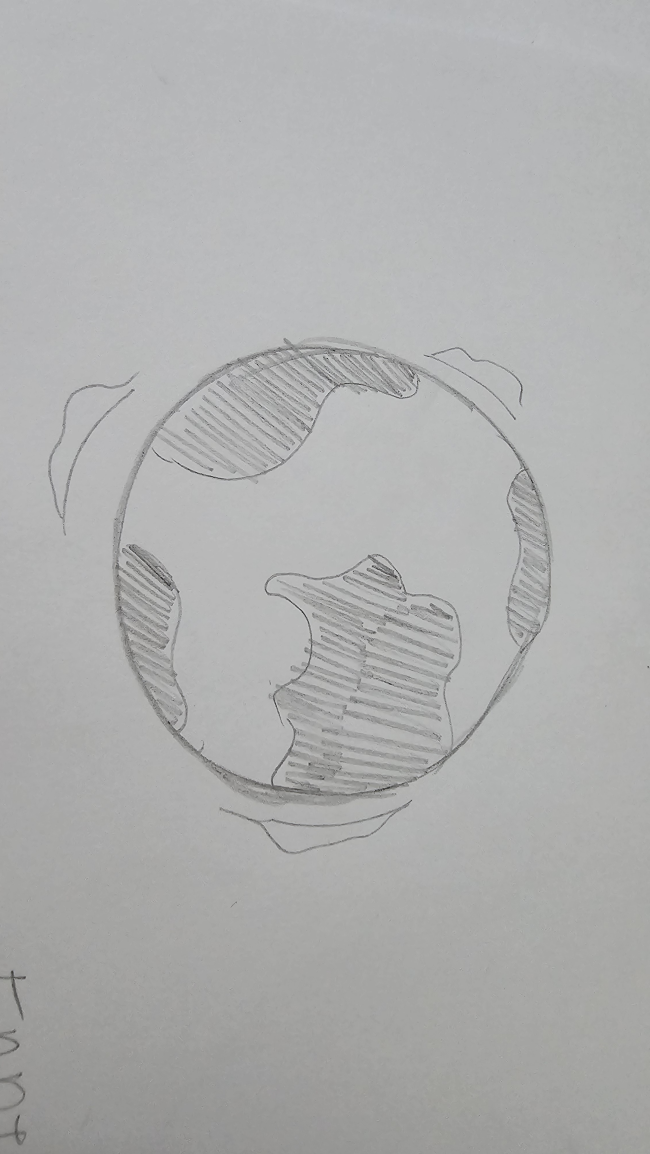
#> input picture SolariaAI/TrainingDataset/earth/eth-1.jpg, 1949 x 3462 px (shown at 1/3 size)
$ python -i clean.py   (imports and definitions only)   (older library calls are emulated)
#> lines starting #> are read from the running program, lines starting #| are printed output that depends on the picture; after the words box and inside, x2 and y2 are one past the last pixel; in counts of white or black regions, pixels touching at a corner belong together
#> further down, picture is the input picture: shape (3462, 1949, 3); mean B, G, R 174.5, 174.7, 174.2
### SolariaAI/solaria_vision/quality.py
from __future__ import annotations

from dataclasses import dataclass

import cv2
import numpy as np

QUALITY_HINTS = {
    "no_drawing_found": "Place a drawing on a light page in view.",
    "too_blurry": "Hold the camera steady and focus on the drawing.",
    "too_dark": "Add light and retake the image.",
    "too_bright": "Reduce glare so the drawing is visible.",
    "low_contrast": "Use darker lines against a light page.",
    "drawing_too_small": "Move closer so the drawing fills more of the frame.",
    "drawing_off_centre": "Move the drawing towards the centre of the frame.",
}


@dataclass(frozen=True)
class QualityConfig:
    min_page_area_ratio: float = 0.2
    min_laplacian_variance: float = 50.0
    min_mean_brightness: float = 35.0
    max_mean_brightness: float = 254.5
    min_contrast: float = 20.0
    min_drawing_area_ratio: float = 0.02
    max_centre_offset: float = 0.3


@dataclass(frozen=True)
class QualityResult:
    passed: bool
    reason_code: str | None
    message: str


def failure(code: str) -> QualityResult:
    return QualityResult(False, code, QUALITY_HINTS[code])


def drawing_mask(gray: np.ndarray) -> np.ndarray:
    # A relative threshold also handles lightly shaded paper; ignore sensor noise.
    background = float(np.percentile(gray, 90))
    return (gray < background - 15).astype(np.uint8)


def evaluate_quality(
    image: np.ndarray,
    page_area_ratio: float = 1.0,
    config: QualityConfig | None = None,
) -> QualityResult:
    config = config or QualityConfig()
    gray = cv2.cvtColor(image, cv2.COLOR_BGR2GRAY)
    brightness = float(gray.mean())
    if brightness < config.min_mean_brightness:
        return failure("too_dark")
    if brightness > config.max_mean_brightness:
        return failure("too_bright")
    mask = drawing_mask(gray)
    ys, xs = np.nonzero(mask)
    if not len(xs):
        return failure("no_drawing_found")
    if float(gray.max()) - float(gray.min()) < config.min_contrast:
        return failure("low_contrast")
    height, width = gray.shape
    area = (int(xs.max()) - int(xs.min()) + 1) * (int(ys.max()) - int(ys.min()) + 1)
    if (
        page_area_ratio < config.min_page_area_ratio
        or area / gray.size < config.min_drawing_area_ratio
    ):
        return failure("drawing_too_small")
    cx, cy = (float(xs.min()) + float(xs.max())) / 2, (float(ys.min()) + float(ys.max())) / 2
    if max(abs(cx / width - 0.5), abs(cy / height - 0.5)) > config.max_centre_offset:
        return failure("drawing_off_centre")
    if float(cv2.Laplacian(gray, cv2.CV_64F).var()) < config.min_laplacian_variance:
        return failure("too_blurry")
    return QualityResult(True, None, "Quality checks passed.")

### SolariaAI/solaria_vision/clean.py
from __future__ import annotations

from dataclasses import dataclass, field
from pathlib import Path

import cv2
import numpy as np

from .quality import QualityConfig, QualityResult, evaluate_quality


@dataclass(frozen=True)
class CleaningConfig:
    output_size: int = 512
    quality: QualityConfig = field(default_factory=QualityConfig)
    debug_dir: str | None = None


@dataclass(frozen=True)
class CleaningResult:
    version: str
    image: np.ndarray | None
    page_corners: tuple[tuple[int, int], ...] | None
    quality: QualityResult


def _page_corners(image: np.ndarray) -> np.ndarray | None:
    gray = cv2.cvtColor(image, cv2.COLOR_BGR2GRAY)
    edges = cv2.Canny(gray, 50, 150)
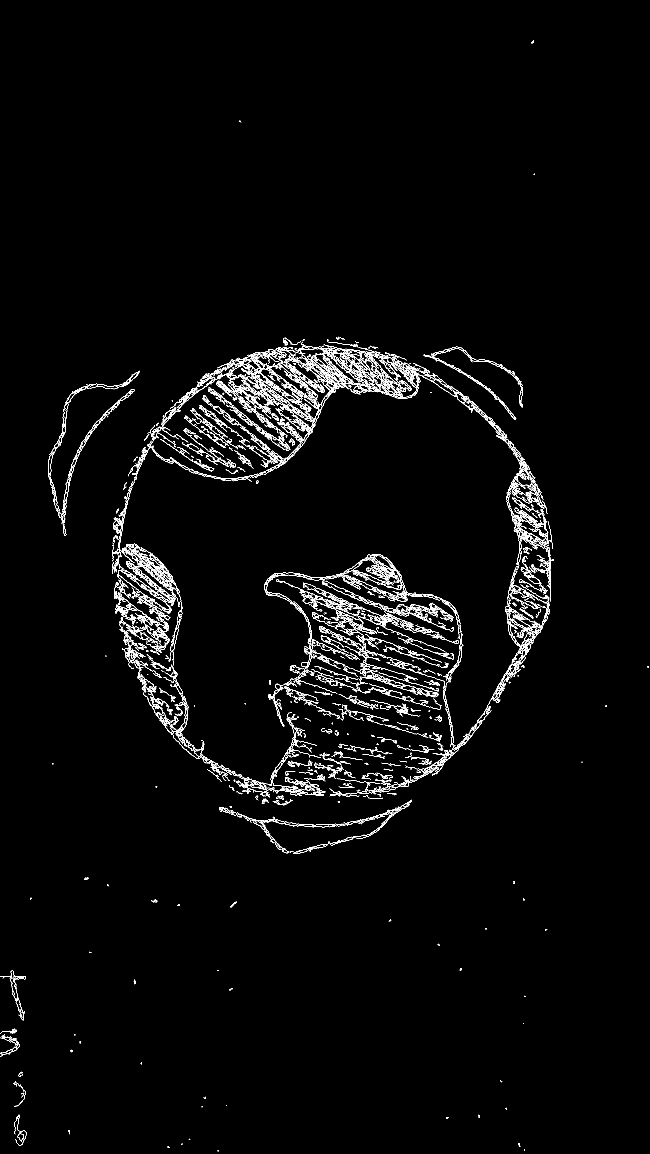
#> edges: shape (3462, 1949) (shown at 1/3 size); 1.8% white in thin lines or dots
    contours, _ = cv2.findContours(edges, cv2.RETR_LIST, cv2.CHAIN_APPROX_SIMPLE)
#> contours = 3040 contours, 2272 with area under 20; largest, box (x1, y1, x2, y2) and area: (838, 1058, 1262, 1325) 6224, (794, 1717, 1009, 1959) 2380, (377, 1632, 549, 1842) 1737, (511, 1324, 916, 1437) 1246, (1130, 1662, 1381, 1879) 1100
    height, width = gray.shape
#> height = 3462; width = 1949
    image_area = float(height * width)
#> image_area = 6747438
    candidates = []
    for contour in contours:
        perimeter = cv2.arcLength(contour, True)
        polygon = cv2.approxPolyDP(contour, 0.03 * perimeter, True)
        area = cv2.contourArea(polygon)
        if len(polygon) == 4 and area >= image_area * 0.35:
            candidates.append((area, polygon.reshape(4, 2)))
#> this loop made 3040 passes
#> (perimeter, area) on passes 33, 35, 43: (200.8, 22.5), (105.9, 39.5), (533, 296)
#> after the loop, candidates = []
    if not candidates:
        return None
    return max(candidates, key=lambda item: item[0])[1].astype(np.float32)


def _normalize_lighting(image: np.ndarray) -> np.ndarray:
    gray = cv2.cvtColor(image, cv2.COLOR_BGR2GRAY)
    height, width = gray.shape
    scale = min(1.0, 256.0 / max(min(height, width), 1))
    small = (
        cv2.resize(
            gray,
            (max(1, round(width * scale)), max(1, round(height * scale))),
            interpolation=cv2.INTER_AREA,
        )
        if scale < 1.0
        else gray
    )
    small_min = min(small.shape)
    kernel_size = max(15, round(small_min * 0.14) | 1)
    kernel = cv2.getStructuringElement(cv2.MORPH_ELLIPSE, (kernel_size, kernel_size))
    closed = cv2.morphologyEx(small, cv2.MORPH_CLOSE, kernel)
    bg_local = cv2.GaussianBlur(closed.astype(np.float32), (0, 0), max(5.0, small_min * 0.10))
    # Paper illumination is an upper envelope of luminance; guarding against large dark
    # regions with an edge-preserving median prevents bright halos on adjacent paper.
    bg_local = np.maximum(bg_local, cv2.medianBlur(small, 3).astype(np.float32))
    paper_ref = float(np.percentile(bg_local, 95))
    bg_safe = np.maximum(bg_local, max(paper_ref * 0.65, 1.0))
    if scale < 1.0:
        bg_safe = cv2.resize(bg_safe, (width, height), interpolation=cv2.INTER_LINEAR)
    bg_eff = 0.75 * bg_safe + 0.25 * max(paper_ref, 1.0)
    target = 222.0 if paper_ref <= 222.0 else min(paper_ref, 230.0)
    gain = np.clip(target / np.maximum(bg_eff, 1.0), 0.88, 2.1)
    max_channel = np.maximum(image.max(axis=2).astype(np.float32), 1.0)
    pixel_gain = np.minimum(gain, 255.0 / max_channel)
    return np.clip(np.round(image.astype(np.float32) * pixel_gain[..., None]), 0, 255).astype(
        np.uint8
    )


def clean_image(image: np.ndarray, config: CleaningConfig | None = None) -> CleaningResult:
    config = config or CleaningConfig()
    corners = _page_corners(image)
    ordered = None
    corrected = image
    page_area_ratio = 1.0
    size = config.output_size
    if corners is not None:
        ordered = np.zeros((4, 2), dtype=np.float32)
        sums = corners.sum(axis=1)
        differences = np.diff(corners, axis=1).ravel()
        ordered[0] = corners[np.argmin(sums)]
        ordered[2] = corners[np.argmax(sums)]
        ordered[1] = corners[np.argmin(differences)]
        ordered[3] = corners[np.argmax(differences)]
        destination = np.array(
            [[0, 0], [size - 1, 0], [size - 1, size - 1], [0, size - 1]],
            dtype=np.float32,
        )
        corrected = cv2.warpPerspective(
            image, cv2.getPerspectiveTransform(ordered, destination), (size, size)
        )
        # Remove the detected page edge before looking for drawing ink.
        margin = max(1, size // 40)
        corrected = corrected[margin:-margin, margin:-margin]
        page_area_ratio = cv2.contourArea(ordered) / float(image.shape[0] * image.shape[1])
    quality = evaluate_quality(corrected, page_area_ratio, config.quality)
#> in evaluate_quality, `brightness = float(gray.mean())`: brightness = 174.6
#> in drawing_mask, `background = float(np.percentile(gray, 90))`: background = 186
#> in drawing_mask, `return (gray < background - 15).astype(np.uint8)`:
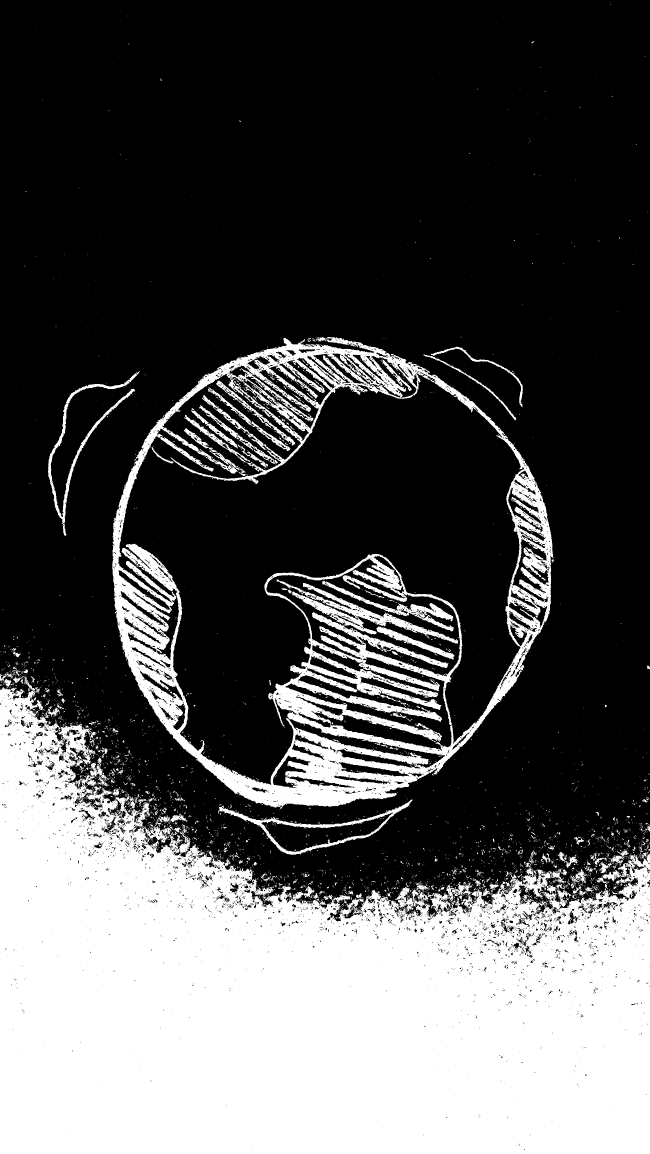
#> returned value: shape (3462, 1949) (shown at 1/3 size); values 0 (black) and 1 (white), 32% white; 4332 white regions (4037 under 20 px), largest, box (x1, y1, x2, y2) and area: (0, 2028, 1949, 3462) 1715383, (337, 1011, 1661, 2427) 360162, (657, 2399, 1237, 2565) 9685
#> in evaluate_quality, `area = (int(xs.max()) - int(xs.min()) + 1) * (int(ys.max()) - int(ys.m..`: area = 6735744
#> in evaluate_quality, `cx, cy = (float(xs.min()) + float(xs.max())) / 2, (float(ys.min()) + f..`: cx = 974; cy = 1733.5
    if quality.passed:
        normalized = _normalize_lighting(corrected)
        interpolation = cv2.INTER_AREA if min(normalized.shape[:2]) > size else cv2.INTER_LINEAR
        corrected = cv2.resize(normalized, (size, size), interpolation=interpolation)
    if config.debug_dir:
        debug = Path(config.debug_dir)
        debug.mkdir(parents=True, exist_ok=True)
        cv2.imwrite(
            str(debug / "edges.png"), cv2.Canny(cv2.cvtColor(image, cv2.COLOR_BGR2GRAY), 50, 150)
        )
        cv2.imwrite(str(debug / "cleaned.png"), corrected)
    return CleaningResult(
        "cleaning_v1",
        corrected if quality.passed else None,
        tuple(tuple(int(value) for value in point) for point in ordered)
        if ordered is not None
        else None,
        quality,
    )

>>> import cv2
>>> picture = cv2.imread('../TrainingDataset/earth/eth-1.jpg')
>>> result = clean_image(picture)

$ run again, on SolariaAI/TrainingDataset/earth/eth-2.jpg
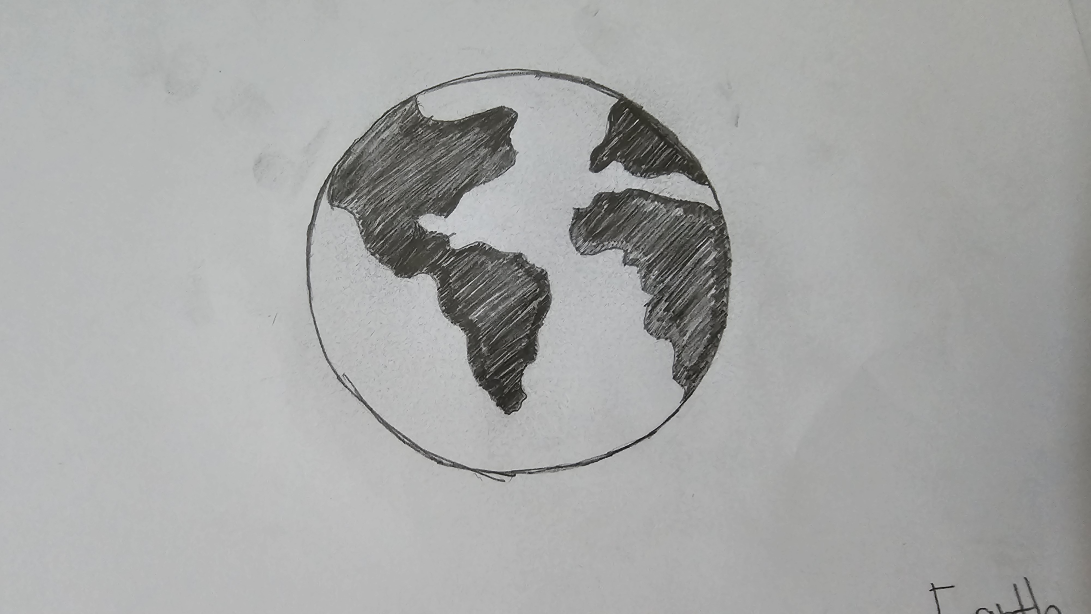
#> input picture SolariaAI/TrainingDataset/earth/eth-2.jpg, 3272 x 1842 px (shown at 1/3 size)
#> picture is the input picture: shape (1842, 3272, 3); mean B, G, R 166.8, 167.7, 166.7
#> in _page_corners, `edges = cv2.Canny(gray, 50, 150)`:
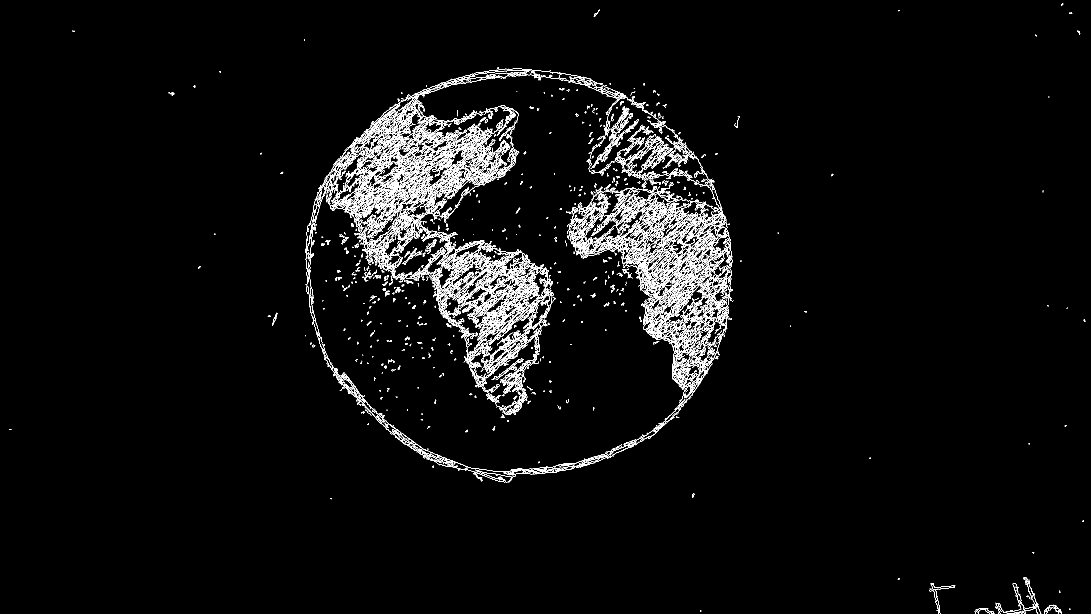
#> edges: shape (1842, 3272) (shown at 1/3 size); 2.6% white in thin lines or dots
#> contours = 4892 contours, 3803 with area under 20; largest, box (x1, y1, x2, y2) and area: (1182, 643, 2172, 1447) 24072, (942, 369, 1455, 696) 13073, (1930, 820, 2057, 1017) 8558, (1308, 768, 1519, 969) 5141, (1468, 844, 1650, 1034) 3852
#> the loop in _page_corners, `for contour in contours:` made 4892 passes
#> (perimeter, area) on passes 5, 23, 26: (122.3, 45.5), (165.8, 127), (146.5, 103)
#> after the loop in _page_corners, `for contour in contours:`: candidates = []
#> brightness = 167.3
#> background = 187
#> in evaluate_quality, `area = (int(xs.max()) - int(xs.min()) + 1) * (int(ys.max()) - int(ys.m..`: area = 6004920
#> cx = 1641.5; cy = 920.5
#> paper_ref = 189.8
#> target = 222
#> in clean_image, `corrected = cv2.resize(normalized, (size, size), interpolation=interpo..`:
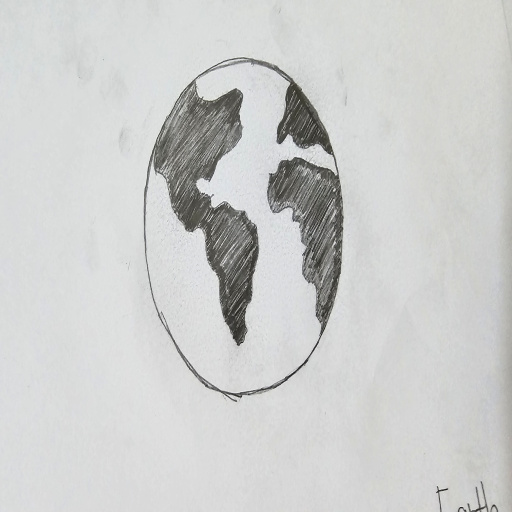
#> corrected: shape (512, 512, 3); mean B, G, R 204.5, 205.6, 204.5

$ run again, on SolariaAI/TrainingDataset/earth/eth-3.jpg
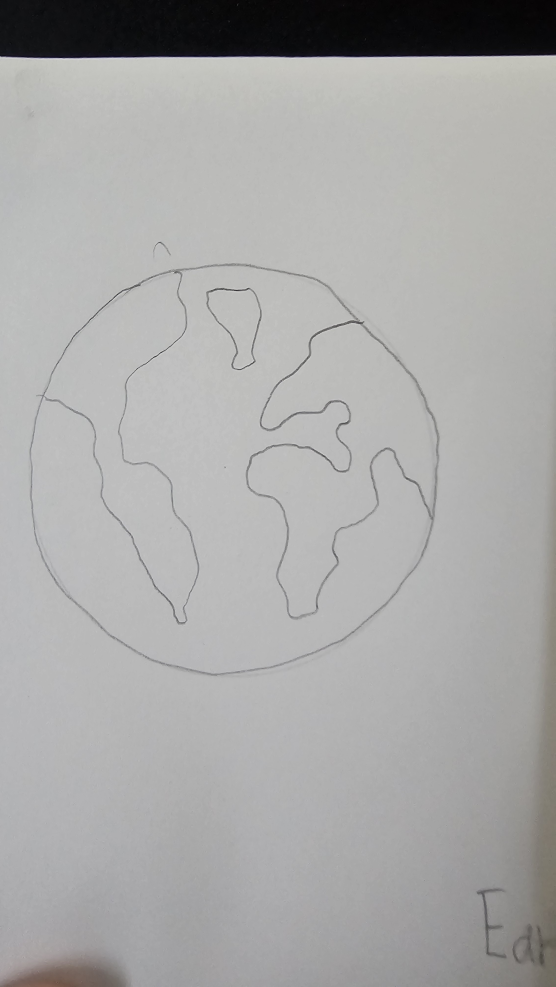
#> input picture SolariaAI/TrainingDataset/earth/eth-3.jpg, 2221 x 3945 px (shown at 1/4 size)
#> picture is the input picture: shape (3945, 2221, 3); mean B, G, R 167.5, 168.2, 168.4
#> in _page_corners, `edges = cv2.Canny(gray, 50, 150)`:
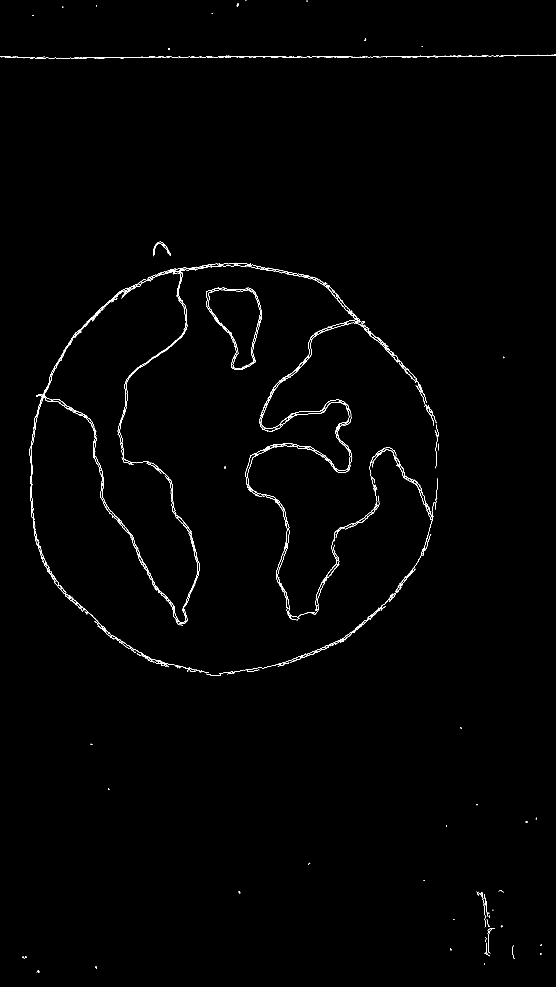
#> edges: shape (3945, 2221) (shown at 1/4 size); 0.45% white in thin lines or dots
#> contours = 563 contours, 440 with area under 20; largest, box (x1, y1, x2, y2) and area: (178, 1151, 525, 1564) 1352, (471, 1298, 750, 1973) 1110, (407, 1880, 699, 2436) 742, (498, 1506, 519, 1627) 596, (1041, 1598, 1405, 1781) 462
#> the loop in _page_corners, `for contour in contours:` made 563 passes
#> (perimeter, area) on passes 30, 37, 39: (108.1, 48), (72.18, 23), (23.8, 23)
#> after the loop in _page_corners, `for contour in contours:`: candidates = []
#> brightness = 168.2
#> background = 189
#> in drawing_mask, `return (gray < background - 15).astype(np.uint8)`:
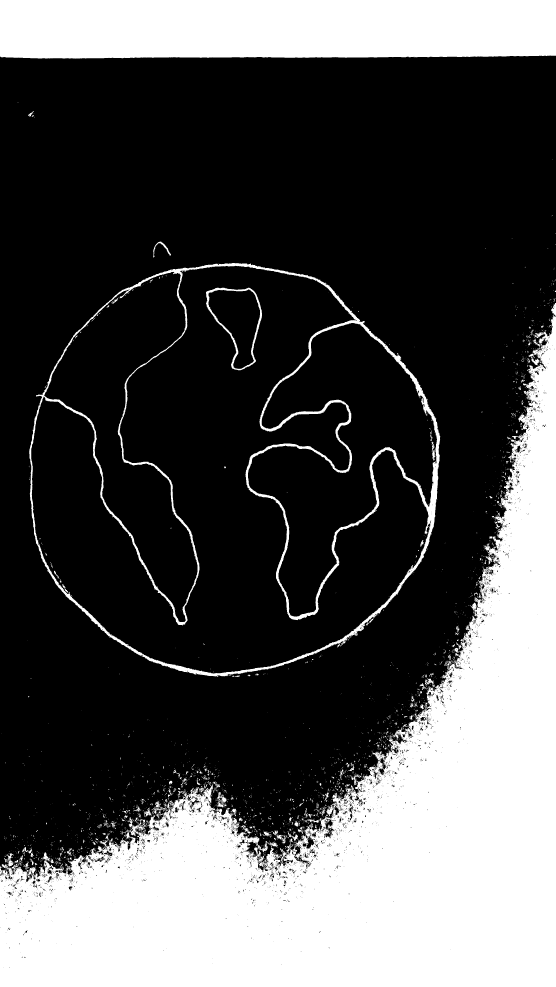
#> returned value: shape (3945, 2221) (shown at 1/4 size); values 0 (black) and 1 (white), 30.8% white; 3409 white regions (3082 under 20 px), largest, box (x1, y1, x2, y2) and area: (0, 1212, 2221, 3945) 2026407, (0, 0, 2221, 235) 509522, (117, 1052, 1761, 2707) 116777
#> in evaluate_quality, `area = (int(xs.max()) - int(xs.min()) + 1) * (int(ys.max()) - int(ys.m..`: area = 8761845
#> cx = 1110; cy = 1972
